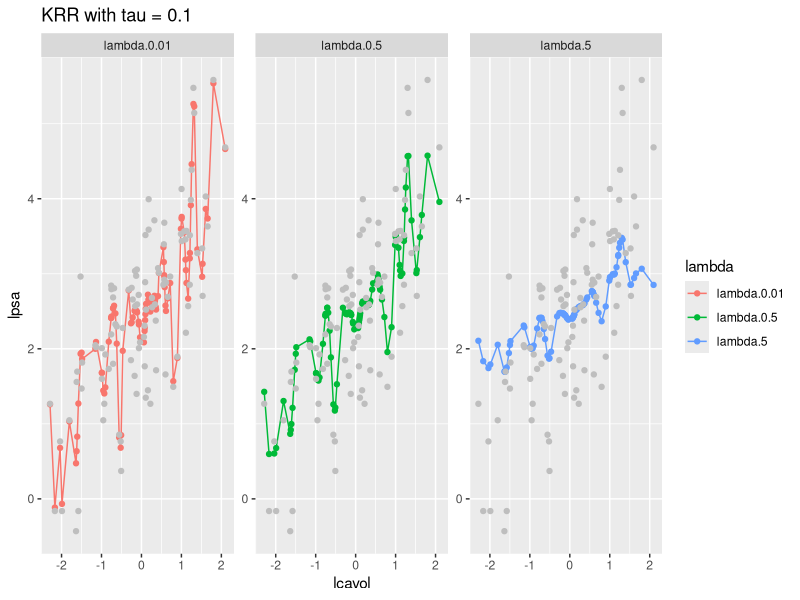
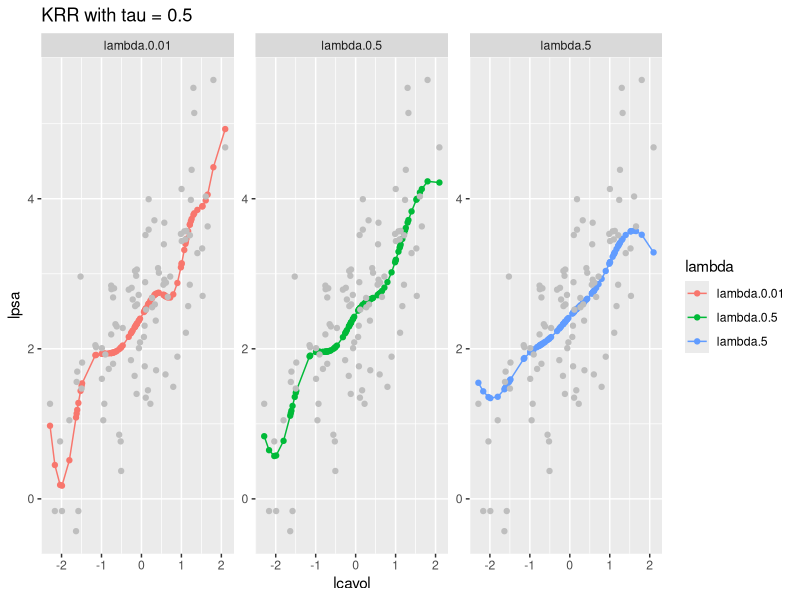
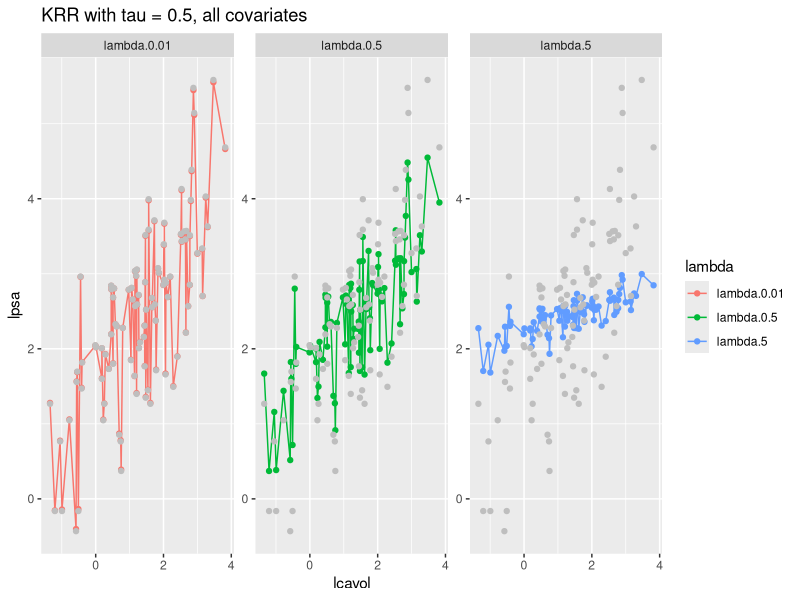
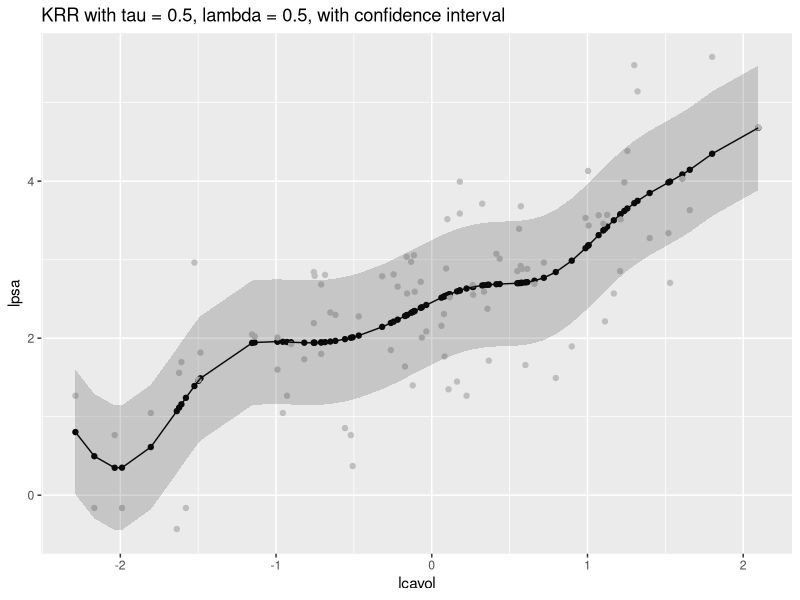
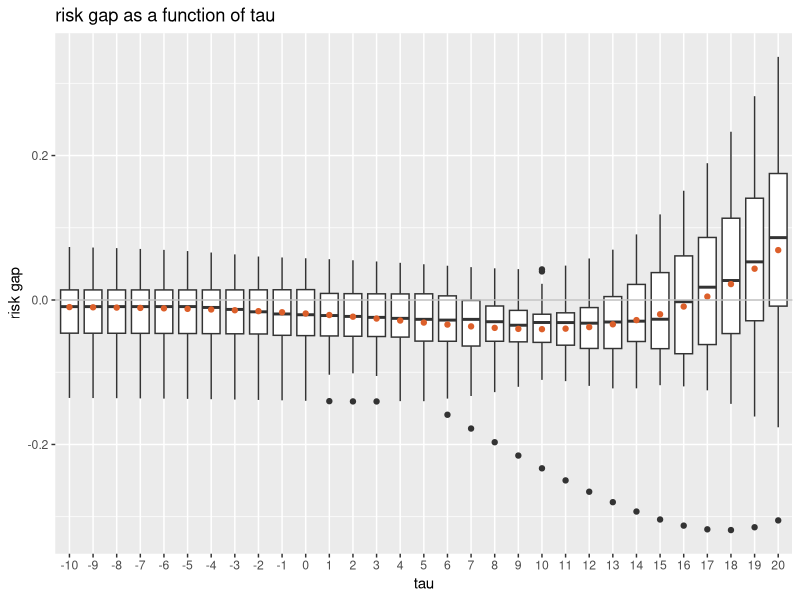

The R source for these figures, in order:
## ---- chunk 1
library('tidyverse')
lprostate <- read.csv("lprostate.dat", sep = "\t")

predictKRR <- function(X,Z,alpha,tau,offset){
    ## X: n by d matrix, training data
    ## Z: m by d matrix, data to be predicted
    ## alpha: n by 1 vector, KRR estimator
    ## tau: scalar in RBF function exp(-||x-y||^2/2tau^2)
    ## offset: scalar, intercept
    dist_xzfull <- dist(rbind(X, Z), method = 'euclidean')
    dist_xz <- as.matrix(dist_xzfull[ (nrow(X)+1):nrow(dist_xzfull),1:nrow(X)])
    K <- exp(-dist_xz^2 / (2 * tau^2))
    return(K %*% alpha + offset)
}
fitKRR <- function(X,y,lambda,tau){
    ## X: n by d matrix, training data
    ## y: n by 1 vector, training response
    ## lambda: scalar, regularization parameter
    ## tau: scalar in RBF function exp(-||x-y||^2/2tau^2)
    n <- nrow(X)
    centered_y <- y - mean(y)
    K <- exp(-as.matrix(dist(X, method = 'euclidean'))^2 / (2 * tau^2))
    alpha <- solve(K + lambda * diag(n)) %*% centered_y
    yMean <- K %*% alpha + mean(y)
    return( list(alpha = alpha, yMean = yMean) )
}
## ---- chunk 2
# fit KRR on lprostate data with tau = 0.1
X <- lprostate[, 'lcavol'] %>% scale() %>% as.matrix()
y <- lprostate[, 'lpsa'] 
tau <- 0.1
lambdas <- c(0.01, 0.5, 5)
KRR_tau_0.1 <- data.frame(x = X, y = y, lambda.0.01 = NA, lambda.0.5 = NA, lambda.5 = NA)
for(lambda in lambdas){
    fit <- fitKRR(X, y, lambda, tau)
    KRR_tau_0.1[, paste0('lambda.', lambda)] <- fit$yMean
}
# 3 plot facets, showing y and yhat against x, for each lambda
# add legend to the bottom, declaring which color is observed data and which is predicted
KRR_tau_0.1 %>% gather(key = "lambda", value = "yhat", -x, -y) %>% ggplot(aes(x = x, y = yhat, color = lambda)) + geom_point() + geom_line() + facet_wrap(~lambda, scales = "free") + geom_point(data = KRR_tau_0.1, aes(x = x, y = y), color = "grey") + labs(x = "lcavol", y = "lpsa") + ggtitle("KRR with tau = 0.1")
## ---- chunk 3
# fit KRR on lprostate data with tau = 0.5
X <- lprostate[, 'lcavol'] %>% scale() %>% as.matrix()
y <- lprostate[, 'lpsa'] 
tau <- 0.5
lambdas <- c(0.01, 0.5, 5)
KRR_tau_0.5 <- data.frame(x = X, y = y, lambda.0.01 = NA, lambda.0.5 = NA, lambda.5 = NA)
for(lambda in lambdas){
    fit <- fitKRR(X, y, lambda, tau)
    KRR_tau_0.5[, paste0('lambda.', lambda)] <- fit$yMean
}
# 3 plot facets, showing y and yhat against x, for each lambda
# add legend to the bottom, declaring which color is observed data and which is predicted
KRR_tau_0.5 %>% gather(key = "lambda", value = "yhat", -x, -y) %>% ggplot(aes(x = x, y = yhat, color = lambda)) + geom_point() + geom_line() + facet_wrap(~lambda, scales = "free") + geom_point(data = KRR_tau_0.5, aes(x = x, y = y), color = "grey") + labs(x = "lcavol", y = "lpsa") + ggtitle("KRR with tau = 0.5")
## ---- chunk 4
# fit KRR on lprostate data with tau = 0.5
X <- lprostate[, c('lcavol', 'lweight', 'age', 'lbph', 'svi', 'lcp', 'gleason', 'pgg45')] %>% scale() %>% as.matrix()
y <- lprostate[, 'lpsa'] 
tau <- 0.5
lambdas <- c(0.01, 0.5, 5)
KRR_tau_0.5_all <- data.frame(x = lprostate$lcavol, y = y, lambda.0.01 = NA, lambda.0.5 = NA, lambda.5 = NA)
for(lambda in lambdas){
    fit <- fitKRR(X, y, lambda, tau)
    KRR_tau_0.5_all[, paste0('lambda.', lambda)] <- fit$yMean
}
# 3 plot facets, showing y and yhat against x, for each lambda
# add legend to the bottom, declaring which color is observed data and which is predicted
KRR_tau_0.5_all %>% gather(key = "lambda", value = "yhat", -x, -y) %>% ggplot(aes(x = x, y = yhat, color = lambda)) + geom_point() + geom_line() + facet_wrap(~lambda, scales = "free") + geom_point(data = KRR_tau_0.5_all, aes(x = x, y = y), color = "grey") + labs(x = "lcavol", y = "lpsa") + ggtitle("KRR with tau = 0.5, all covariates")
## ---- chunk 5
# fit KRR on lprostate data with tau = 0.5, lambda = 0.1 to get variance estimator
X <- lprostate[, c('lcavol', 'lweight', 'age', 'lbph', 'svi', 'lcp', 'gleason', 'pgg45')] %>% scale() %>% as.matrix()
y <- lprostate[, 'lpsa'] 
tau <- 0.5
lambdas <- 0.1
KRR_tau_0.5_all_getvar <- data.frame(x = lprostate$lcavol, y = y, lambda.0.1 = NA)
for(lambda in lambdas){
    fit <- fitKRR(X, y, lambda, tau)
    KRR_tau_0.5_all_getvar[, paste0('lambda.', lambda)] <- fit$yMean
}
## get variance estimator
yhat <- KRR_tau_0.5_all_getvar$lambda.0.1
n <- length(yhat)
K <- exp(-as.matrix(dist(X, method = 'euclidean'))^2 / (2 * tau^2))
H <- K %*% solve(K + lambda * diag(n))
sigma2_hat <- 1 / (n - 2 * sum(diag(H)) + sum(diag( t(H) %*% H ))) * (sum((y - yhat)^2) )


# fit KRR on lprostate data with tau = 0.5, lambda = 0.1
X <- lprostate[, 'lcavol'] %>% scale() %>% as.matrix()
y <- lprostate[, 'lpsa'] 
tau <- 0.5
lambdas <- 0.1
KRR_tau_0.5band <- data.frame(x = X, y = y, lambda.0.1 = NA)
for(lambda in lambdas){
    fit <- fitKRR(X, y, lambda, tau)
    KRR_tau_0.5band[, paste0('lambda.', lambda)] <- fit$yMean
}
KRR_tau_0.5band$upper <- KRR_tau_0.5band$lambda.0.1 + sqrt(sigma2_hat)
KRR_tau_0.5band$lower <- KRR_tau_0.5band$lambda.0.1 - sqrt(sigma2_hat)
# plot showing y and yhat against x, with confidence interval using variance estimator

KRR_tau_0.5band %>% ggplot(aes(x = x, y = lambda.0.1)) + geom_point() + geom_point(aes(x = x, y = y), color = "grey") + geom_line() + geom_ribbon(aes(ymin = lower, ymax = upper), alpha = 0.2) + labs(x = "lcavol", y = "lpsa") + ggtitle("KRR with tau = 0.5, lambda = 0.5, with confidence interval")
## ---- chunk 6
## ridge-prostatde-dataprep.r
library(tidyverse);
prostate.data = tibble(read.csv("lprostate.dat", sep = "\t", header=TRUE));

construct.train.and.test <- function(dataset, response = "", split.prop = .6) {
    if (all(names(dataset) != response)) {
        stop("Dataset does not contain the given response")
    }
    total.n = nrow(dataset)
    permutation = sample(1:total.n, total.n)
    train.size = as.integer(split.prop * total.n)
    train.data = dataset[permutation[1:train.size], ]
    test.data = dataset[permutation[(train.size+1):total.n], ]

    X.train = train.data[, !names(dataset) %in% c(response)]
    y.train = train.data[, response]
    X.test = test.data[, !names(dataset) %in% c(response)]
    y.test = test.data[, response]

    y.train = scale(y.train, scale = F)
    X.train = scale(X.train)
    y.test = y.test - attr(y.train, "scaled:center")
    X.test = sapply(1:dim(X.test)[2],
                    function(i) {
                        ((X.test[,i] - attr(X.train, "scaled:center")[i])
                            / attr(X.train, "scaled:scale")[i])
                    })

    train.data[, !names(dataset) %in% c(response)] = X.train
    train.data[, response] = y.train
    test.data[, !names(dataset) %in% c(response)] = X.test
    test.data[, response] = y.test

    return(list(train = tibble(train.data),
                test = tibble(test.data)))
}

## Remove columns and save our target name
prostate.data = prostate.data[! names(prostate.data) == "row.names"];

## Simulation 
tau <- 10^((-10:20)/10)
N <- 25

risk.gap.df <- matrix(NA, nrow = length(tau), ncol = N)
for(iter in 1:N){
    # data prep
    set.seed(iter)
    train.test <- construct.train.and.test(prostate.data, response = "lpsa", split.prop = .6)
    X.train <- train.test$train %>% select(-lpsa) %>% as.matrix()
    y.train <- train.test$train %>% select(lpsa) %>% as.matrix()
    X.test <- train.test$test %>% select(-lpsa) %>% as.matrix()
    y.test <- train.test$test %>% select(lpsa) %>% as.matrix()

    # first compoute \hat{\sigma}^2 using OLS
    beta.hat.OLS <- solve(t(X.train) %*% X.train) %*% t(X.train) %*% y.train
    y.hat.OLS <- X.train %*% beta.hat.OLS
    sigma2.hat.OLS <- 1 / (nrow(X.train) - ncol(X.train)) * sum((y.train - y.hat.OLS)^2)

    # SVD of X.train
    svd.X.train <- svd(X.train)
    U <- svd.X.train$u
    V <- svd.X.train$v
    Gamma_diag <- svd.X.train$d

    # then compute the optimal lambda^* 
    lambda <- ifelse(sigma2.hat.OLS >= (t(U) %*% y.train)^2, Inf, sigma2.hat.OLS * Gamma_diag^2 / ((t(U) %*% y.train)^2 - sigma2.hat.OLS)) %>% as.vector()

    # compute the optimal ridge estimator \hat{\beta}_\lambda^* and compute held-out risk on test set
    beta.hat.ridge.optimal <- V %*% diag(Gamma_diag / (Gamma_diag^2 + lambda)) %*% t(U) %*% y.train
    held.out.risk.optimal <- 1 / nrow(X.test) * sum((y.test - X.test %*% beta.hat.ridge.optimal)^2)
    # compute the ridge estimator \hat{\beta}_\lambda^* for each \tau
    beta.hat.ridge <- matrix(NA, nrow = ncol(X.train), ncol = length(tau))
    held.out.risk <- rep(NA, length(tau))
    for(i in 1:length(tau)){
        beta.hat.ridge[,i] <- solve(t(X.train) %*% X.train + tau[i] * diag(ncol(X.train))) %*% t(X.train) %*% y.train
        held.out.risk[i] <- 1 / nrow(X.test) * sum((y.test - X.test %*% beta.hat.ridge[,i])^2)
    }
    # compute the risk gap
    risk.gap <- held.out.risk - held.out.risk.optimal
    risk.gap.df[, iter] <- risk.gap
}
risk.gap.df <- data.frame(t(risk.gap.df))
names(risk.gap.df) <- -10:20

# make a plot of the risk gap as a function of \tau, sort the \tau in increasing order

plotdf <- risk.gap.df %>% gather(key = "tau", value = "risk.gap") %>% mutate(tau = as.numeric(tau)) %>% arrange(tau)
# boxplot for distribution and line-point plot for mean-value
plotdf %>% ggplot(aes(x = as.factor(tau), y = risk.gap)) + geom_boxplot() + geom_point(stat = "summary", color = '#dc5f2a') + labs(x = "tau", y = "risk gap") + ggtitle("risk gap as a function of tau") + geom_abline(slope = 0, intercept = 0, color = "grey")
